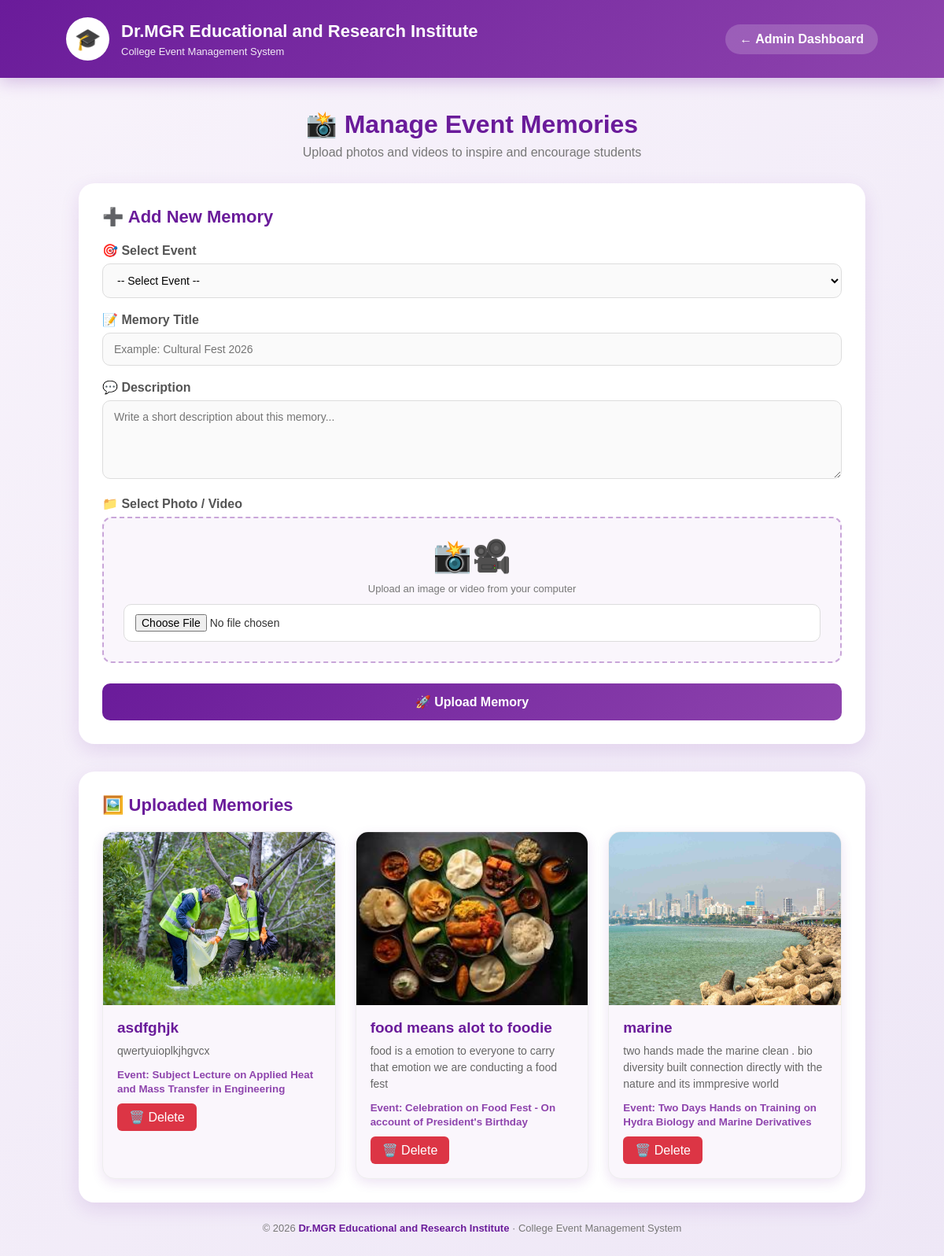
Page /admin/memories (signed in) on the committed database.
### tables this page shows
CREATE TABLE event_memories (
            id INTEGER PRIMARY KEY AUTOINCREMENT,
            event_id INTEGER,
            title TEXT NOT NULL,
            description TEXT,
            file_name TEXT NOT NULL,
            file_type TEXT NOT NULL,
            FOREIGN KEY (event_id) REFERENCES events(id)
        );

CREATE TABLE events (
            id INTEGER PRIMARY KEY AUTOINCREMENT,
            name TEXT NOT NULL,
            date TEXT NOT NULL,
            time TEXT NOT NULL,
            venue TEXT NOT NULL,
            description TEXT,
            registration_deadline TEXT,
            registration_open INTEGER DEFAULT 1
        , capacity INTEGER DEFAULT 100);

### app.py (the view)
@app.route("/admin/memories")
def admin_memories():
    if not session.get("admin"):
        return redirect("/admin-login")
    conn = get_db()
    events = conn.execute(
        "SELECT * FROM events ORDER BY date"
    ).fetchall()
    memories = conn.execute(
        """
        SELECT
            event_memories.*,
            events.name AS event_name
        FROM event_memories
        LEFT JOIN events
        ON event_memories.event_id = events.id
        ORDER BY event_memories.id DESC
        """
    ).fetchall()
    conn.close()
    return render_template(
        "admin_memories.html",
        events=events,
        memories=memories
    )

### app.py (called while the page is built)
def get_db():
    conn = sqlite3.connect(DATABASE)
    conn.row_factory = sqlite3.Row
    return conn

### templates/admin_memories.html (shortened to what this page needs)
<!DOCTYPE html>
<html lang="en">
<head>
</head>
<body>
<header>
    <div class="college">
        <div class="college-icon">
            🎓
        </div>
        <div>
            <h1>
                Dr.MGR Educational and Research Institute
            </h1>
            <p>
                College Event Management System
            </p>
        </div>
    </div>
    <a href="/admin_dashboard" class="back">
        ← Admin Dashboard
    </a>
</header>
<div class="container">
    <div class="title">
        <h2>
            📸 Manage Event Memories
        </h2>
        <p>
            Upload photos and videos to inspire and encourage students
        </p>
    </div>
    <div class="upload-box">
        <h3>
            ➕ Add New Memory
        </h3>
        <form
            action="/admin/add-memory"
            method="POST"
            enctype="multipart/form-data"
        >
            <div class="form-group">
                <label>
                    🎯 Select Event
                </label>
                <select name="event_id" required>
                    <option value="">
                        -- Select Event --
                    </option>
                </select>
            </div>
            <div class="form-group">
                <label>
                    📝 Memory Title
                </label>
                <input
                    type="text"
                    name="title"
                    placeholder="Example: Cultural Fest 2026"
                    required
                >
            </div>
            <div class="form-group">
                <label>
                    💬 Description
                </label>
                <textarea
                    name="description"
                    placeholder="Write a short description about this memory..."
                ></textarea>
            </div>
            <div class="form-group">
                <label>
                    📁 Select Photo / Video
                </label>
                <div class="file-box">
                    <span>
                        📸🎥
                    </span>
                    <p>
                        Upload an image or video from your computer
                    </p>
                    <input
                        type="file"
                        name="memory_file"
                        accept="image/*,video/*"
                        required
                    >
                </div>
            </div>
            <button
                type="submit"
                class="upload-btn"
            >
                🚀 Upload Memory
            </button>
        </form>
    </div>
    <div class="memories-section">
        <h3>
            🖼️ Uploaded Memories
        </h3>
        {% if memories %}
        <div class="memory-grid">
            {% for memory in memories %}
            <div class="memory-card">
                {% if memory['file_type'].startswith('image') %}
                <img
                    src="{{ url_for('static', filename='uploads/' + memory['file_name']) }}"
                    alt="{{ memory['title'] }}"
                >
                {% endif %}
                <div class="memory-content">
    <h4>
        {{ memory['title'] }}
    </h4>
    {% if memory['description'] %}
    <p>
        {{ memory['description'] }}
    </p>
    {% endif %}
    <small>
        Event: {{ memory['event_name'] }}
    </small>
    <br>
    <a href="{{ url_for('delete_memory', memory_id=memory['id']) }}"
       onclick="return confirm('Are you sure you want to delete this memory?');"
       style="display:inline-block;
              margin-top:10px;
              padding:8px 15px;
              background:#dc3545;
              color:white;
              text-decoration:none;
              border-radius:6px;">
        🗑️ Delete
    </a>
</div>
</div>
            {% endfor %}
        </div>
        {% endif %}
</div>
<footer>
    © 2026
    <strong>
        Dr.MGR Educational and Research Institute
    </strong>
    · College Event Management System
</footer>
</body>
</html>

### templates/admin_memories.html (style rules this page uses)
* { box-sizing: border-box; margin: 0; padding: 0; font-family: Arial, sans-serif; }
body { min-height: 100vh; background: linear-gradient(135deg, #f8f3fb, #eee7f6); color: #333; }
header { background: linear-gradient(135deg, #6a1b9a, #8e44ad); color: white; padding: 22px 7%; display: flex; justify-content: space-between; align-items: center; box-shadow: 0 5px 20px rgba(106,27,154,0.25); }
.college { display: flex; align-items: center; gap: 15px; }
.college-icon { width: 55px; height: 55px; background: white; color: #6a1b9a; border-radius: 50%; display: flex; align-items: center; justify-content: center; font-size: 27px; }
.college h1 { font-size: 22px; margin-bottom: 5px; }
.college p { font-size: 13px; opacity: 0.9; }
.back { color: white; text-decoration: none; background: rgba(255,255,255,0.18); padding: 10px 18px; border-radius: 20px; font-weight: bold; }
.container { width: 90%; max-width: 1000px; margin: 40px auto; }
.title { text-align: center; margin-bottom: 30px; }
.title h2 { color: #6a1b9a; font-size: 32px; margin-bottom: 8px; }
.title p { color: #777; }
.upload-box, .memories-section { background: white; padding: 30px; border-radius: 20px; box-shadow: 0 8px 25px rgba(106,27,154,0.12); }
.upload-box { margin-bottom: 35px; }
.upload-box h3, .memories-section > h3 { color: #6a1b9a; margin-bottom: 20px; font-size: 22px; }
.form-group { margin-bottom: 18px; }
label { display: block; margin-bottom: 7px; font-weight: bold; color: #555; }
input, textarea, select { width: 100%; padding: 12px 14px; border: 1px solid #ddd; border-radius: 10px; outline: none; font-size: 14px; background: #fafafa; }
textarea { height: 100px; resize: vertical; }
.file-box { border: 2px dashed #c9a6d9; background: #faf6fc; padding: 25px; text-align: center; border-radius: 12px; }
.file-box span { display: block; font-size: 40px; margin-bottom: 10px; }
.file-box p { color: #777; font-size: 13px; margin-bottom: 12px; }
input[type="file"] { background: white; }
.upload-btn { width: 100%; border: none; padding: 14px; border-radius: 10px; background: linear-gradient(135deg, #6a1b9a, #8e44ad); color: white; font-size: 16px; font-weight: bold; cursor: pointer; margin-top: 8px; }
.memory-grid { display: grid; grid-template-columns: repeat(auto-fit, minmax(260px, 1fr)); gap: 25px; }
.memory-card { background: #faf6fc; border-radius: 16px; overflow: hidden; box-shadow: 0 5px 15px rgba(106,27,154,0.12); border: 1px solid #eee; }
.memory-card img, .memory-card video { width: 100%; height: 220px; object-fit: cover; display: block; background: #eee; }
.memory-content { padding: 18px; }
.memory-content h4 { color: #6a1b9a; font-size: 19px; margin-bottom: 8px; }
.memory-content p { color: #666; font-size: 14px; line-height: 1.5; margin-bottom: 10px; }
.memory-content small { color: #8e44ad; font-weight: bold; }
footer { text-align: center; padding: 25px; color: #777; font-size: 13px; }
footer strong { color: #6a1b9a; }

### rows in the picture
event_memories: file_name (picture), title "asdfghjk", description "qwertyuioplkjhgvcx", event_name "Subject Lecture on Applied Heat and Mass Transfer in Engineering"
event_memories: file_name (picture), title "food means alot to foodie", description "food is a emotion to everyone to carry that emotion we are conducting a food fest", event_name "Celebration on Food Fest - On account of President's Birthday"
event_memories: file_name+title (picture), title "marine", description "two hands made the marine clean . bio diversity built connection directly with the nature and its immpresive world", event_name "Two Days Hands on Training on Hydra Biology and Marine Derivatives"
